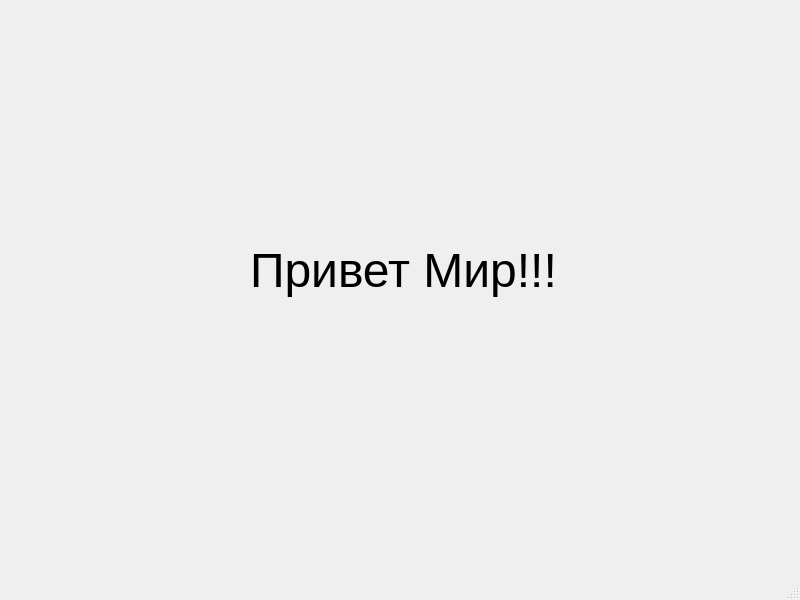
<?xml version="1.0" encoding="UTF-8"?>
<ui version="4.0">
 <class>MainWindow</class>
 <widget class="QMainWindow" name="MainWindow">
  <property name="geometry">
   <rect>
    <x>0</x>
    <y>0</y>
    <width>800</width>
    <height>600</height>
   </rect>
  </property>
  <property name="windowTitle">
   <string>ZumaGame</string>
  </property>
  <widget class="QWidget" name="centralwidget">
   <widget class="QLabel" name="label">
    <property name="geometry">
     <rect>
      <x>250</x>
      <y>220</y>
      <width>311</width>
      <height>101</height>
     </rect>
    </property>
    <property name="font">
     <font>
      <pointsize>36</pointsize>
     </font>
    </property>
    <property name="text">
     <string>Привет Мир!!!</string>
    </property>
   </widget>
  </widget>
  <widget class="QMenuBar" name="menubar">
   <property name="geometry">
    <rect>
     <x>0</x>
     <y>0</y>
     <width>800</width>
     <height>21</height>
    </rect>
   </property>
  </widget>
  <widget class="QStatusBar" name="statusbar"/>
 </widget>
 <resources/>
 <connections/>
</ui>
